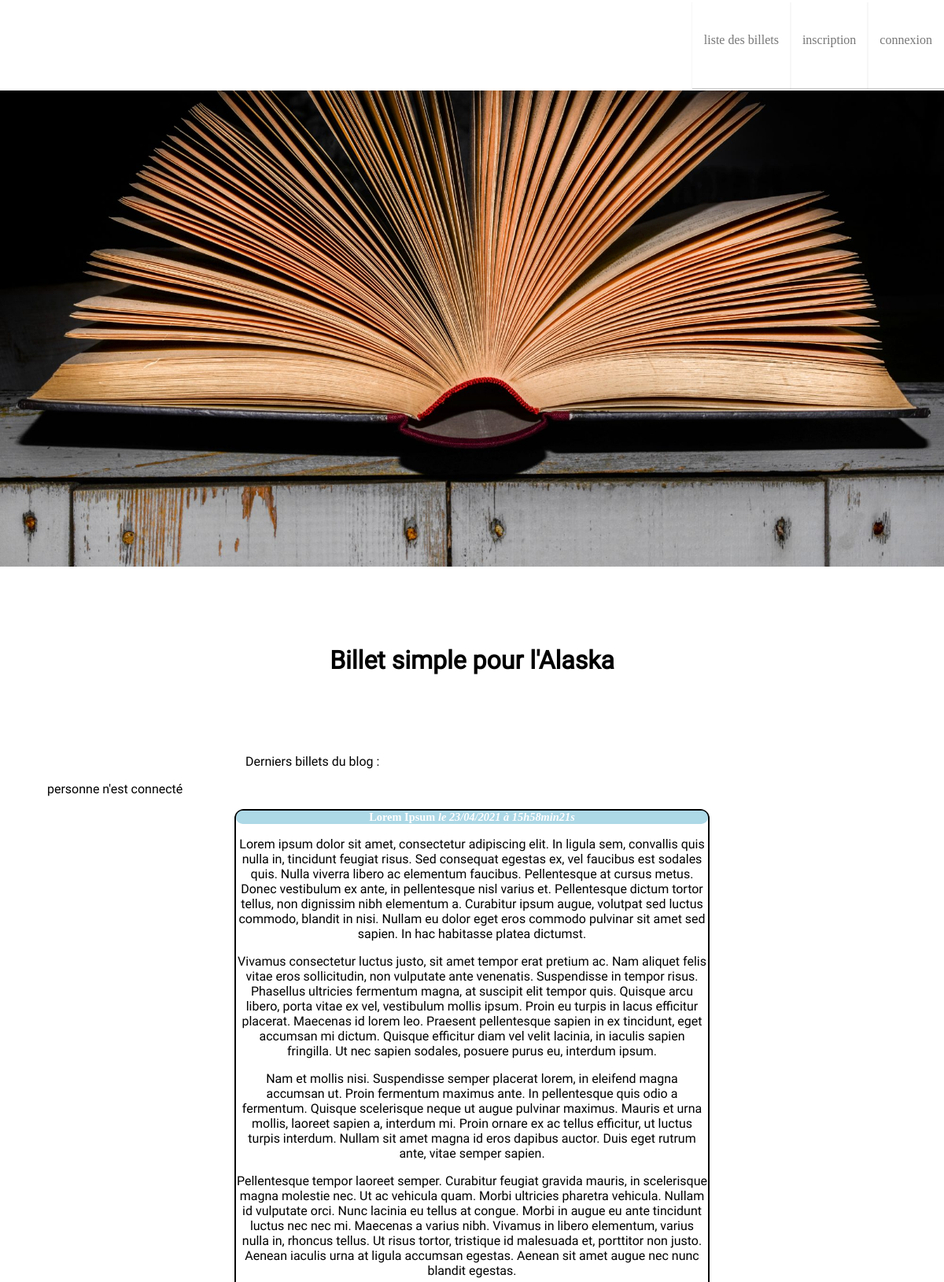
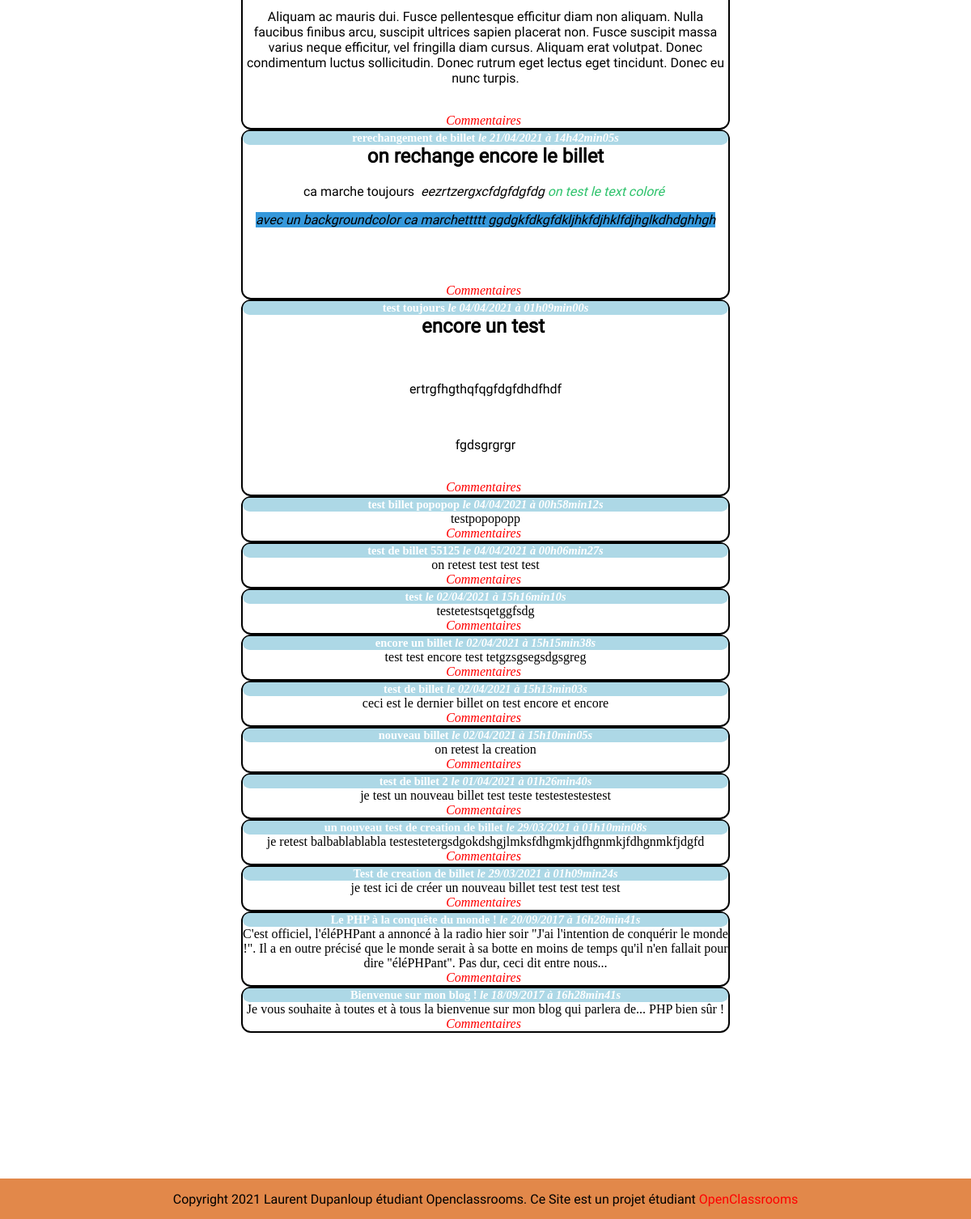
The page / on the database its author committed (2 pictures, top to bottom).
### tables this page shows
CREATE TABLE `posts` (
  `id` int(11) NOT NULL,
  `title` varchar(255) NOT NULL,
  `content` text NOT NULL,
  `creation_date` datetime NOT NULL
);

### controller/frontend.php (called while the page is built, shortened)
<?php
require_once('model/PostManager.php');
function listPosts()
{
    $postManager = new PostManager();
    $posts = $postManager->getPosts();
    require('view/frontend/listPostsView.php');
}

### model/PostManager.php (called while the page is built, shortened)
<?php
class PostManager extends Manager
{
    public function getPosts()
    {
        $db = $this->dbConnect();
        $req = $db->query('SELECT id, title, content, DATE_FORMAT(creation_date, \'%d/%m/%Y à %Hh%imin%ss\') AS creation_date_fr FROM posts ORDER BY creation_date DESC LIMIT 0, 20');
        return $req;
    }
}

### view/frontend/listPostsView.php (the view, shortened to what this page needs)
<h1 id="listebillets">Billet simple pour l'Alaska</h1>
<p class="textacceuil1">Derniers billets du blog :</p>
<?php
if (isset($_SESSION['pseudo']))
{
    $bonjour = 'Bonjour ' . $_SESSION['pseudo'];
?>
    <p class="textacceuil2"><?= $bonjour ?></p>
<?php
}
else{
?>
<p class="textacceuil2">personne n'est connecté</p>
<?php
}
while ($data = $posts->fetch())
{
?>
    <div class="news">
        <h3 class="titrepost">
            <?= htmlspecialchars($data['title']) ?>
            <em>le <?= $data['creation_date_fr'] ?></em>
        </h3>
        <div class="newstext">
            <?= $data['content'] ?>
            <br />
            <em><a href="index.php?action=post&amp;id=<?= $data['id'] ?>#commentaires" class="crud">Commentaires</a></em>
        </div>
    </div>
<?php
}
?>
<?php require('template.php'); ?>

### public/css/style.css (style rules this page uses)
h1 { text-align:center; margin:auto; padding-top: 100px; text-align: justify-all; font-family:'roboto-regular',Arial, sans-serif; }
.titrepost { text-align:center; margin:auto; background-color:lightblue; color:white; font-size:0.9em; border-radius : 12px; }
.news { width:50%; margin:auto; border: 2px solid black; border-radius: 12px; text-align: center; }
.crud { border-radius: 5px; margin-right: 5px; }
p { font-family:'roboto-regular',Arial, sans-serif; }
body { display: flex; align-items:flex-start; justify-content: flex-start; flex-direction: column; margin:auto; width: 100%; }
.textacceuil1 { margin: 100px auto 0px 26%; }
.textacceuil2 { margin-left: 5%; }
a { text-decoration: none; color: red; }
.newstext { margin-top:0px; }
h2 { margin-top: 0px; font-family:'roboto-regular',Arial, sans-serif; }

### rows shown on the page
posts: title "Lorem Ipsum", creation_date_fr "23/04/2021 à 15h58min21s", content "Lorem ipsum dolor sit amet, consectetur adipiscing elit. In ligula sem, convallis quis nulla in, tincidunt feugiat risus. Sed consequat egestas ex, vel faucibus est sodales quis. Nulla viverra libero ac elementum faucibus. Pellentesque at cursus metus. Donec vestibulum ex ante, in pellentesque nisl varius et. Pellentesque dictum tortor tellus, non dignissim nibh elementum a. Curabitur ipsum augue, volutpat sed luctus commodo, blandit in nisi. Nullam eu dolor eget eros commodo pulvinar sit amet sed sapien. In hac habitasse platea dictumst. Vivamus consectetur luctus justo, sit amet tempor erat pretium ac. Nam aliquet felis vitae eros sollicitudin, non vulputate ante venenatis. Suspendisse in…"
posts: title "rerechangement de billet", creation_date_fr "21/04/2021 à 14h42min05s", content "on rechange encore le billet ca marche toujours eezrtzergxcfdgfdgfdg on test le text coloré avec un backgroundcolor ca marchettttt ggdgkfdkgfdkljhkfdjhklfdjhglkdhdghhgh"
posts: title "test toujours", creation_date_fr "04/04/2021 à 01h09min00s", content "encore un test ertrgfhgthqfqgfdgfdhdfhdf fgdsgrgrgr"
posts: title "test billet popopop", creation_date_fr "04/04/2021 à 00h58min12s", content "testpopopopp"
posts: title "test de billet 55125", creation_date_fr "04/04/2021 à 00h06min27s", content "on retest test test test"
posts: title "test", creation_date_fr "02/04/2021 à 15h16min10s", content "testetestsqetggfsdg"
posts: title "encore un billet", creation_date_fr "02/04/2021 à 15h15min38s", content "test test encore test tetgzsgsegsdgsgreg"
posts: title "test de billet", creation_date_fr "02/04/2021 à 15h13min03s", content "ceci est le dernier billet on test encore et encore"
posts: title "nouveau billet", creation_date_fr "02/04/2021 à 15h10min05s", content "on retest la creation"
posts: title "test de billet 2", creation_date_fr "01/04/2021 à 01h26min40s", content "je test un nouveau billet test teste testestestestest"
posts: title "un nouveau test de creation de billet", creation_date_fr "29/03/2021 à 01h10min08s", content "je retest balbablablabla testestetergsdgokdshgjlmksfdhgmkjdfhgnmkjfdhgnmkfjdgfd"
posts: title "Test de creation de billet", creation_date_fr "29/03/2021 à 01h09min24s", content "je test ici de créer un nouveau billet test test test test"
posts: title "Le PHP à la conquête du monde !", creation_date_fr "20/09/2017 à 16h28min41s", content "C'est officiel, l'éléPHPant a annoncé à la radio hier soir \"J'ai l'intention de conquérir le monde !\". Il a en outre précisé que le monde serait à sa botte en moins de temps qu'il n'en fallait pour dire \"éléPHPant\". Pas dur, ceci dit entre nous..."
posts: title "Bienvenue sur mon blog !", creation_date_fr "18/09/2017 à 16h28min41s", content "Je vous souhaite à toutes et à tous la bienvenue sur mon blog qui parlera de... PHP bien sûr !"
